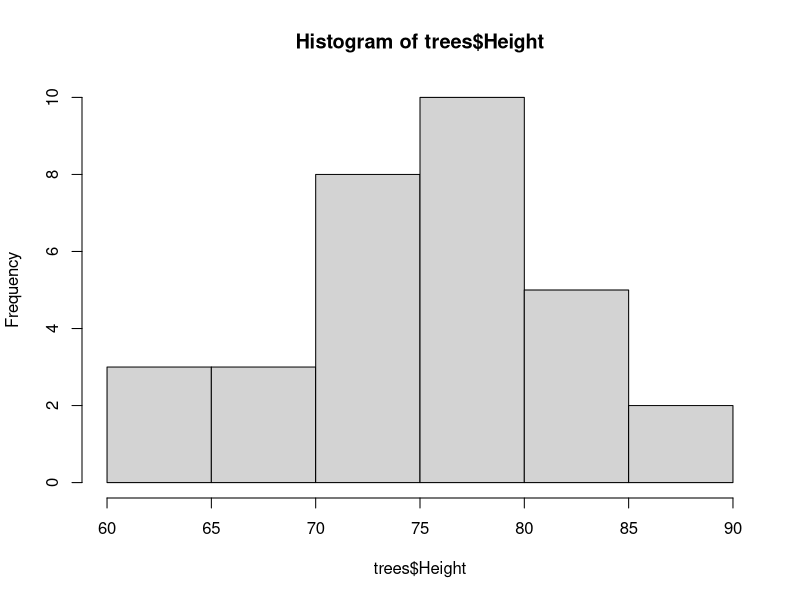
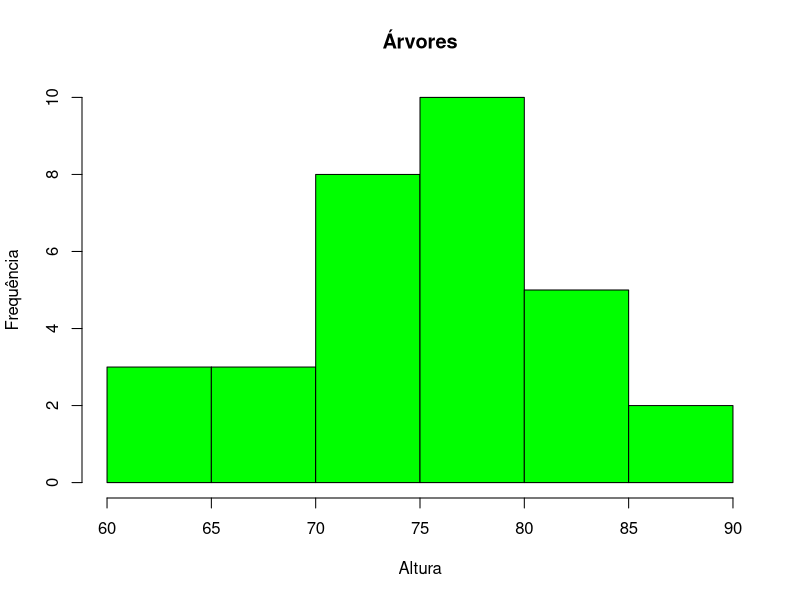
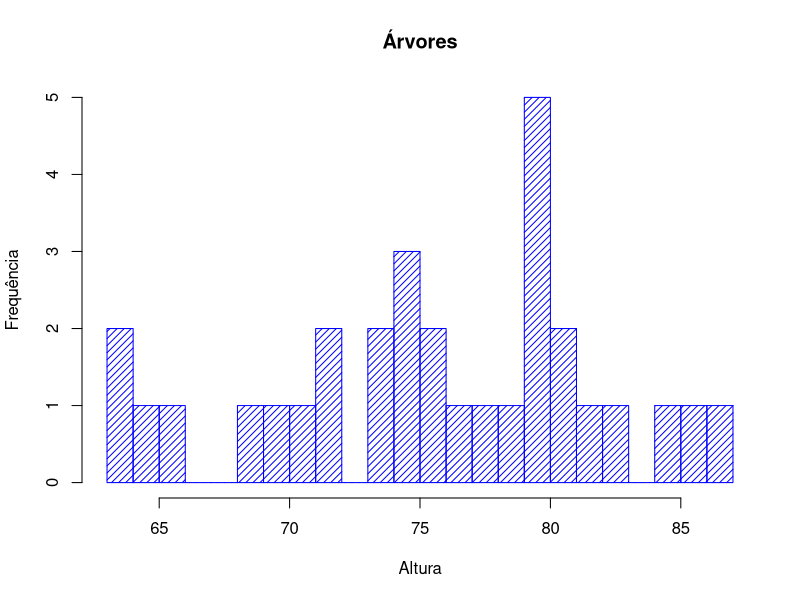
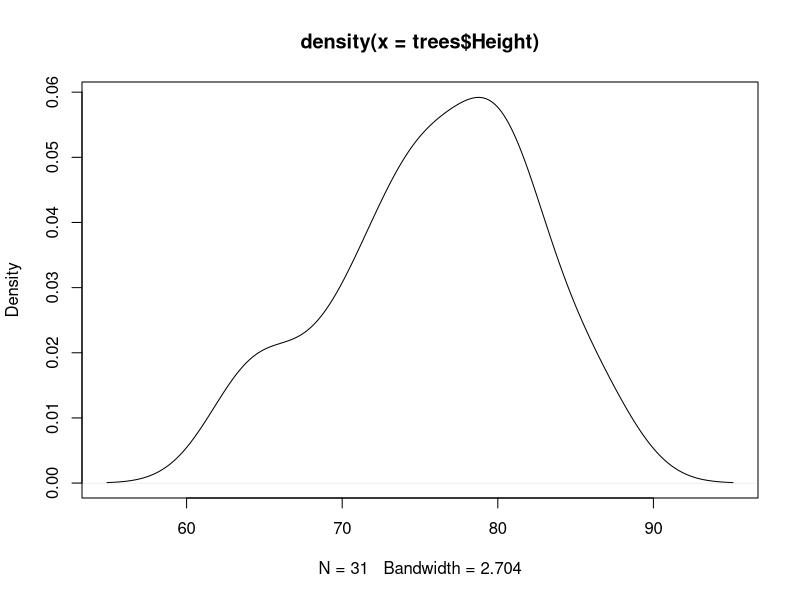
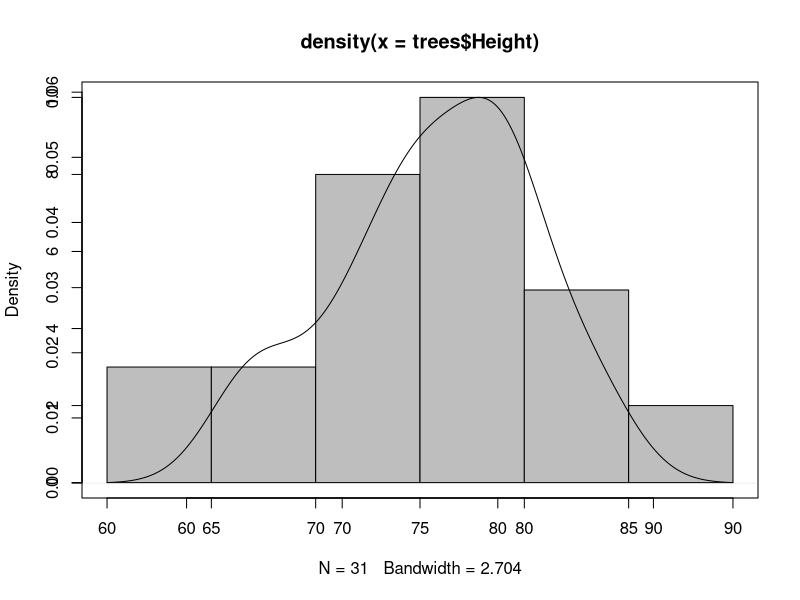
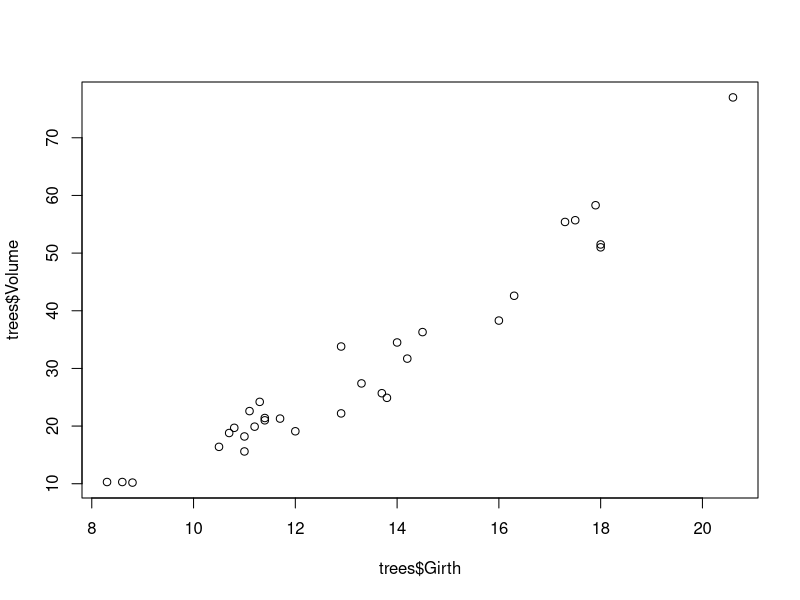
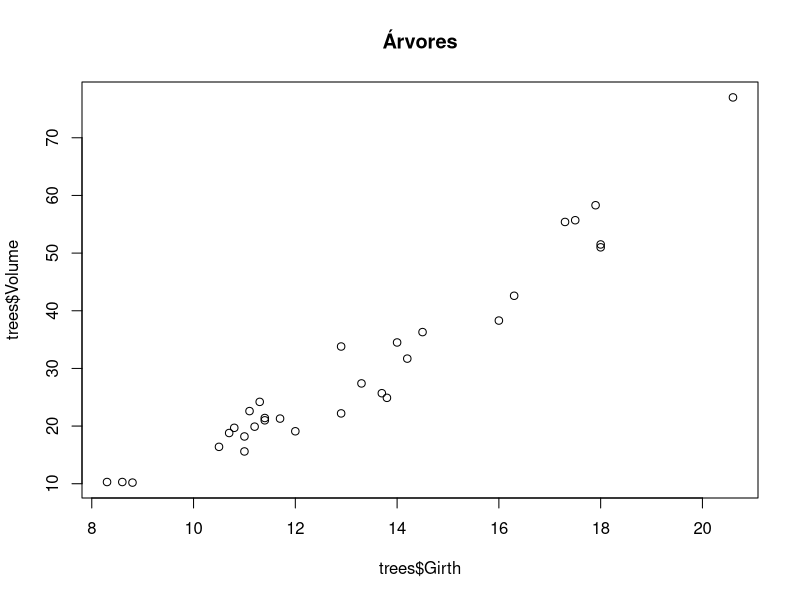
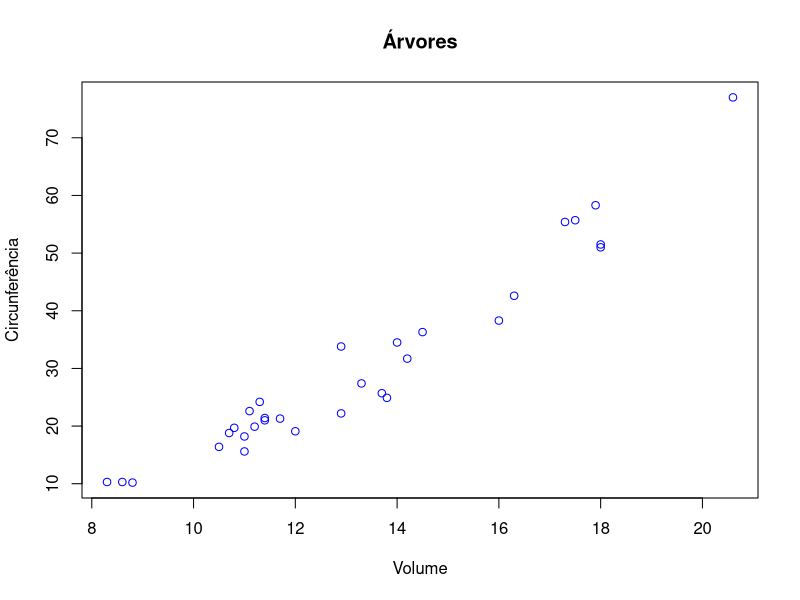

Reproduce these figures in R, in order.
## ---- chunk 1
trees
## ---- chunk 2
hist(trees$Height)
#                 definindo título #eixo vertical    eixo horizontal  cor das barras
hist(trees$Height, main="Árvores", ylab="Frequência", xlab="Altura", col="green")


hist(trees$Height, main="Árvores", ylab="Frequência", xlab="Altura", col="blue", density=20, breaks=20)
## ---- chunk 3
densidade = density(trees$Height)
plot(densidade)
## ---- chunk 4
hist(trees$Height, main=NULL, xlab=NULL, ylab=NULL, col="grey")
par(new=TRUE)
plot(densidade)
## ---- chunk 5
plot(trees$Girth, trees$Volume)
plot(trees$Girth, trees$Volume, main="Árvores")
plot(trees$Girth, trees$Volume, ylab="Circunferência", xlab="Volume", col="blue", main="Árvores")
#pch muda o elemento gráfico
plot(trees$Girth, trees$Volume, ylab="Circunferência", xlab="Volume", col="blue", main="Árvores", pch=20)
## ---- chunk 6
plot(trees$Girth, trees$Volume, ylab="Circunferência", xlab="Volume", col="blue", main="Árvores", pch=20, type="l")
## ---- chunk 7
plot(jitter(trees$Girth), trees$Volume, ylab="Circunferência", xlab="Volume", col="blue", main="Árvores")
## ---- chunk 8
CO2
plot(CO2$conc, CO2$uptake, pch=20, col=CO2$Treatment)
# "bottom", "bottomleft", "left", "topleft", "top", "topright", "right" and "center"
legend("bottomright", legend=c("nonchilled", "chilled"), cex=1, fill=c("black", "red"))
## ---- chunk 9
plot(trees)
## ---- chunk 10
#Executar com ctrl+shift+enter
split.screen((fig=c(2,2)))
screen(1)
plot(trees$Girth, trees$Volume)
screen(2)
plot(trees$Girth, trees$Height)
screen(3)
plot(trees$Height, trees$Volume)
screen(4)
hist(trees$Volume)
close.screen(all=TRUE)
